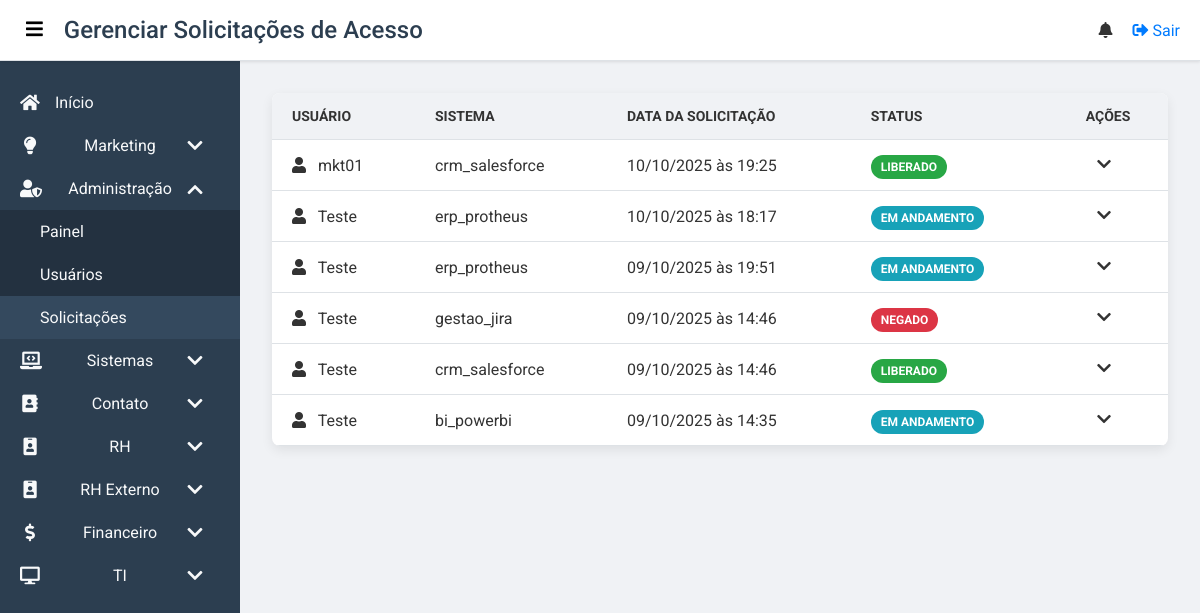
/administracao/solicitacoes (signed in), run on the app's committed database.
### my_intranet/app/models.py (models this page shows, shortened)
class AccessRequest(db.Model):
    id = db.Column(db.Integer, primary_key=True)
    user_id = db.Column(db.Integer, db.ForeignKey('user.id'), nullable=False)
    sistema = db.Column(db.String(150), nullable=False)
    justificativa = db.Column(db.Text, nullable=False)
    status = db.Column(db.String(50), nullable=False, default='Pendente')  # Status: Pendente, Em andamento, Liberado, Negado
    admin_notes = db.Column(db.Text, nullable=True)
    requested_at = db.Column(db.DateTime, nullable=False, default=datetime.utcnow)
    updated_at = db.Column(db.DateTime, nullable=False, default=datetime.utcnow, onupdate=datetime.utcnow)

class User(db.Model, UserMixin):
    id = db.Column(db.Integer, primary_key=True)
    username = db.Column(db.String(150), unique=True, nullable=False)
    password = db.Column(db.String(200), nullable=False)
    is_blocked = db.Column(db.Boolean, default=False)
    is_suspended = db.Column(db.Boolean, default=False)
    groups = db.relationship('Group', secondary=user_group, backref='users')
    news = db.relationship('News', backref='author', lazy=True)
    events = db.relationship('Event', backref='creator', lazy=True)
    requests = db.relationship('AccessRequest', backref='requester', lazy=True)

### my_intranet/app/routes.py (the view)
@main.route('/administracao/solicitacoes')
@login_required
@group_required('Administração')
def administracao_solicitacoes():
    page = request.args.get('page', 1, type=int)
    requests = AccessRequest.query.order_by(AccessRequest.requested_at.desc()).paginate(page=page, per_page=10)
    return render_template('admin_requests.html', requests=requests)

### my_intranet/app/routes.py (called while the page is built)
@main.context_processor
def inject_user_groups():
    if current_user.is_authenticated:
        user_groups = {group.name for group in current_user.groups}
        return dict(user_groups=user_groups)
    return dict(user_groups=set()) # Return an empty set for anonymous users

@main.context_processor
def inject_notifications():
    if current_user.is_authenticated:
        unread_notifications = Notification.query.filter_by(user_id=current_user.id, is_read=False).order_by(Notification.created_at.desc()).all()
        return dict(unread_notifications=unread_notifications)
    return dict(unread_notifications=[]) # Return an empty list for anonymous users

### my_intranet/app/templates/admin_requests.html (shortened to what this page needs)
{% extends "base.html" %}
{% block body_class %}dashboard-page{% endblock %}
{% block page_title %}Gerenciar Solicitações de Acesso{% endblock %}
{% block content %}
<div class="admin-container">
    <div class="table-container-card">
        <table class="custom-table requests-table">
            <thead>
                <tr>
                    <th>Usuário</th>
                    <th>Sistema</th>
                    <th>Data da Solicitação</th>
                    <th>Status</th>
                    <th class="actions-header">Ações</th>
                </tr>
            </thead>
            <tbody>
                {% if requests.items %}
                    {% for req in requests.items %}
                    <tr data-id="{{ req.id }}">
                        <td><i class="fas fa-user"></i> {{ req.requester.username }}</td>
                        <td>{{ req.sistema }}</td>
                        <td>{{ req.requested_at.strftime('%d/%m/%Y às %H:%M') }}</td>
                        <td>
                            <span class="status-badge status-{{ req.status.lower().replace(' ', '-') }}">
                                {{ req.status }}
                            </span>
                        </td>
                        <td class="actions-cell">
                            <button class="btn-action btn-details" title="Ver Detalhes">
                                <i class="fas fa-chevron-down"></i>
                            </button>
                        </td>
                    </tr>
                    {% endfor %}
                {% endif %}
            </tbody>
        </table>
    </div>
</div>
{% endblock %}

### my_intranet/app/templates/base.html (shortened to what this page needs)
<!DOCTYPE html>
<html lang="pt-br">
<head>
    <link rel="stylesheet" href="https://cdnjs.cloudflare.com/ajax/libs/font-awesome/5.15.3/css/all.min.css">
    <link rel="stylesheet" href="{{ url_for('static', filename='css/base.css') }}">
    <link rel="stylesheet" href="{{ url_for('static', filename='css/dashboard.css') }}">
</head>
<body class="{% block body_class %}{% endblock %}">
    {% if current_user.is_authenticated %}
    <header class="top-bar">
        <div class="top-bar-left">
            <button class="menu-toggle" id="menu-toggle" aria-label="Alternar menu">
                <i class="fas fa-bars"></i>
            </button>
            <h1>{% block page_title %}{% endblock %}</h1>
        </div>
        <div class="top-bar-right">
            <div class="notification-icon" id="notification-icon">
                <i class="fas fa-bell"></i>
            </div>
            <a href="{{ url_for('main.logout') }}" class="top-bar-link logout-button">
                <i class="fas fa-sign-out-alt"></i> Sair
            </a>
        </div>
    </header>
    <div class="dashboard-body">
        <nav class="sidebar" id="sidebar">
            <ul class="sidebar-menu">
                {% if 'Inicio' in user_groups %}
                <li><a href="{{ url_for('main.dashboard') }}" {% if request.endpoint == 'main.dashboard' %}class="active"{% endif %}><i class="fas fa-home"></i><span class="menu-text">Início</span></a></li>
                {% endif %}
                {% if 'Marketing - Administração' in user_groups or 'Marketing - Publicar Notícia' in user_groups or 'Marketing - Publicar Evento' in user_groups or 'Marketing' in user_groups %}
                <li class="has-submenu {% if request.endpoint in ['main.administracao_publicacoes', 'main.noticias_publicar', 'main.eventos_publicar'] %}is-open{% endif %}">
                    <a href="#" class="submenu-toggle">
                        <i class="fas fa-lightbulb"></i>
                        <span class="menu-text">Marketing</span>
                        <i class="fas fa-chevron-down submenu-arrow"></i>
                    </a>
                </li>
                {% endif %}
                {% if '_acesso_total_' in user_groups or 'Administração' in user_groups %}
                <li class="has-submenu {% if request.endpoint in ['main.administracao', 'main.administracao_usuarios', 'main.administracao_solicitacoes'] %}is-open{% endif %}">
                    <a href="#" class="submenu-toggle">
                        <i class="fas fa-user-shield"></i>
                        <span class="menu-text">Administração</span>
                        <i class="fas fa-chevron-down submenu-arrow"></i>
                    </a>
                    <ul class="sidebar-submenu">
                        {% if '_acesso_total_' in user_groups or 'Administração - Painel' in user_groups or 'Administração' in user_groups %}
                        <li><a href="{{ url_for('main.administracao') }}" {% if request.endpoint == 'main.administracao' %}class="active"{% endif %}><span class="submenu-text">Painel</span></a></li>
                        {% endif %}
                        {% if '_acesso_total_' in user_groups or 'Administração - Usuários' in user_groups or 'Administração' in user_groups %}
                        <li><a href="{{ url_for('main.administracao_usuarios') }}" {% if request.endpoint == 'main.administracao_usuarios' %}class="active"{% endif %}><span class="submenu-text">Usuários</span></a></li>
                        {% endif %}
                        {% if '_acesso_total_' in user_groups or 'Administração - Solicitações' in user_groups or 'Administração' in user_groups %}
                        <li><a href="{{ url_for('main.administracao_solicitacoes') }}" {% if request.endpoint == 'main.administracao_solicitacoes' %}class="active"{% endif %}><span class="submenu-text">Solicitações</span></a></li>
                        {% endif %}
                    </ul>
                </li>
                {% endif %}
                {% if 'Sistemas' in user_groups or 'Sistemas - Suporte' in user_groups or 'Sistemas - Inventário' in user_groups or 'Sistemas - Ferramentas' in user_groups or 'Sistemas - Webmail' in user_groups %}
                <li class="has-submenu {% if request.endpoint in ['main.sistemas_geral', 'main.sistemas_acessos', 'main.sistemas_solicitacoes'] %}is-open{% endif %}">
                    <a href="#" class="submenu-toggle">
                        <i class="fas fa-laptop-code"></i>
                        <span class="menu-text">Sistemas</span>
                        <i class="fas fa-chevron-down submenu-arrow"></i>
                    </a>
                </li>
                {% endif %}
                {% if 'Contato - Ramais' in user_groups or 'Contato - E-mails' in user_groups or 'Contato - Discord' in user_groups or 'Contato - Whatsapp' in user_groups or 'Contato' in user_groups %}
                <li class="has-submenu {% if request.endpoint.startswith('main.ramais') %}is-open{% endif %}">
                    <a href="#" class="submenu-toggle">
                        <i class="fas fa-address-book"></i>
                        <span class="menu-text">Contato</span>
                        <i class="fas fa-chevron-down submenu-arrow"></i>
                    </a>
                </li>
                {% endif %}
                {% if 'Recursos Humanos - Recrutamento' in user_groups or 'Recursos Humanos - Benefícios' in user_groups or 'Recursos Humanos - Folha de Pagamento' in user_groups or 'Recursos Humanos - Avaliações de Desempenho' in user_groups or 'Recursos Humanos - Administração' in user_groups or 'Recursos Humanos' in user_groups %}
                <li class="has-submenu {% if request.endpoint.startswith('main.rh') %}is-open{% endif %}">
                    <a href="#" class="submenu-toggle">
                        <i class="fas fa-id-badge"></i>
                        <span class="menu-text">RH</span>
                        <i class="fas fa-chevron-down submenu-arrow"></i>
                    </a>
                </li>
                {% endif %}
                {% if 'RH Externo - Portal RH' in user_groups or 'RH Externo - Férias' in user_groups or 'RH Externo - Holerites' in user_groups or 'RH Externo' in user_groups %}
                <li class="has-submenu">
                    <a href="#" class="submenu-toggle">
                        <i class="fas fa-id-badge"></i>
                        <span class="menu-text">RH Externo</span>
                        <i class="fas fa-chevron-down submenu-arrow"></i>
                    </a>
                </li>
                {% endif %}
                {% if 'Financeiro - Contas a pagar' in user_groups or 'Financeiro - Contas a receber' in user_groups or 'Financeiro - Operações' in user_groups or 'Financeiro - Relatórios' in user_groups or 'Financeiro - Administração' in user_groups or 'Financeiro' in user_groups %}
                <li class="has-submenu {% if request.endpoint.startswith('main.financeiro') %}is-open{% endif %}">
                    <a href="#" class="submenu-toggle">
                        <i class="fas fa-dollar-sign"></i>
                        <span class="menu-text">Financeiro</span>
                        <i class="fas fa-chevron-down submenu-arrow"></i>
                    </a>
                </li>
                {% endif %}
                {% if 'TI - Administração' in user_groups or 'TI - Chamados' in user_groups or 'TI - Infraestrutura' in user_groups or 'TI - Relatórios' in user_groups or 'TI - Segurança' in user_groups or 'TI' in user_groups %}
                <li class="has-submenu {% if request.endpoint.startswith('main.ti') %}is-open{% endif %}">
                    <a href="#" class="submenu-toggle">
                        <i class="fas fa-desktop"></i>
                        <span class="menu-text">TI</span>
                        <i class="fas fa-chevron-down submenu-arrow"></i>
                    </a>
                </li>
                {% endif %}
            </ul>
        </nav>
        <main class="content">
            {% block content %}{% endblock %}
        </main>
    </div>
    {% else %}
        {% block public_content %}
        {% endblock %}
    {% endif %}
</body>
</html>

### my_intranet/app/static/css/base.css (style rules this page uses)
:root { --primary-color: #007bff; --secondary-color: #2c3e50; --background-light: #f0f2f5; --background-white: #ffffff; --text-color: #333; --text-light: #f8f9fa; --border-color: #dee2e6; --shadow-color: rgba(0, 0, 0, 0.1); }
body { font-family: 'Roboto', sans-serif; margin: 0; padding: 0; background-color: var(--background-light); color: var(--text-color); -webkit-font-smoothing: antialiased; -moz-osx-font-smoothing: grayscale; }
h1, h2, h3, h4, h5, h6 { margin: 0; font-weight: 500; }
a { text-decoration: none; color: var(--primary-color); }

### my_intranet/app/static/css/dashboard.css (style rules this page uses)
.top-bar { display: flex; justify-content: space-between; align-items: center; background-color: var(--background-white); height: 60px; padding: 0 20px; border-bottom: 1px solid var(--border-color); box-shadow: 0 1px 3px var(--shadow-color); position: sticky; top: 0; z-index: 999; }
.top-bar-left { display: flex; align-items: center; }
.top-bar-right { display: flex; align-items: center; gap: 20px; }
.menu-toggle { background: none; border: none; font-size: 1.2rem; cursor: pointer; margin-right: 15px; }
.top-bar h1 { font-size: 1.5rem; color: var(--secondary-color); }
.dashboard-body { display: flex; min-height: calc(100vh - 60px); }
.sidebar { width: 240px; background-color: var(--secondary-color); color: var(--text-light); transition: width 0.3s ease; overflow-y: auto; overflow-x: hidden; }
.sidebar-menu { list-style: none; padding: 0; margin: 20px 0; }
.sidebar-menu li a { display: flex; align-items: center; padding: 12px 20px; color: var(--text-light); text-decoration: none; transition: background-color 0.2s; white-space: nowrap; }
.sidebar-menu li a:hover, .sidebar-menu li a.active { background-color: #34495e; }
.sidebar-menu li a i { font-size: 1.1rem; margin-right: 15px; width: 20px; text-align: center; }
.has-submenu .submenu-toggle { display: flex; justify-content: space-between; align-items: center; }
.sidebar-submenu { list-style: none; padding-left: 0; max-height: 0; overflow: hidden; transition: max-height 0.3s ease-out; background-color: #233140; }
.has-submenu.is-open > .sidebar-submenu { max-height: 500px; transition: max-height 0.4s ease-in; }
.submenu-arrow { transition: transform 0.3s ease; }
.has-submenu.is-open > a > .submenu-arrow { transform: rotate(-180deg); }
.sidebar-submenu li a { padding-left: 40px; }
main.content { flex-grow: 1; padding: 2rem; overflow-y: auto; }

### my_intranet/app/templates/admin_requests.html (style rules this page uses)
.admin-container { max-width: 1200px; margin: 0 auto; }
.table-container-card { background-color: var(--background-white); border-radius: 8px; box-shadow: 0 4px 12px rgba(0,0,0,0.08); overflow: hidden; }
.custom-table { width: 100%; border-collapse: collapse; }
.custom-table th, .custom-table td { padding: 15px 20px; text-align: left; border-bottom: 1px solid var(--border-color); }
.custom-table thead th { background-color: var(--background-light); font-size: 14px; text-transform: uppercase; color: var(--text-color-light); }
.custom-table .actions-header { text-align: center; width: 80px; }
.custom-table .actions-cell { text-align: center; }
.custom-table .fas { margin-right: 8px; color: var(--text-color-light); }
.btn-action { background: none; border: none; cursor: pointer; color: var(--text-color-light); font-size: 16px; transition: color 0.2s; }
.status-badge { padding: 5px 10px; border-radius: 15px; font-weight: bold; color: white; font-size: 12px; text-transform: uppercase; }
.status-em-andamento { background-color: #17a2b8; }
.status-liberado { background-color: #28a745; }
.status-negado { background-color: #dc3545; }

### my_intranet/app/templates/base.html (style rules this page uses)
.notification-icon { position: relative; cursor: pointer; }

### data on the page
AccessRequest: requester.username "mkt01", sistema "crm_salesforce", requested_at "10/10/2025 às 19:25", status "LIBERADO"
AccessRequest: requester.username "Teste", sistema "erp_protheus", requested_at "10/10/2025 às 18:17", status "EM ANDAMENTO"
AccessRequest: requester.username "Teste", sistema "erp_protheus", requested_at "09/10/2025 às 19:51", status "EM ANDAMENTO"
AccessRequest: requester.username "Teste", sistema "gestao_jira", requested_at "09/10/2025 às 14:46", status "NEGADO"
AccessRequest: requester.username "Teste", sistema "crm_salesforce", requested_at "09/10/2025 às 14:46", status "LIBERADO"
AccessRequest: requester.username "Teste", sistema "bi_powerbi", requested_at "09/10/2025 às 14:35", status "EM ANDAMENTO"
